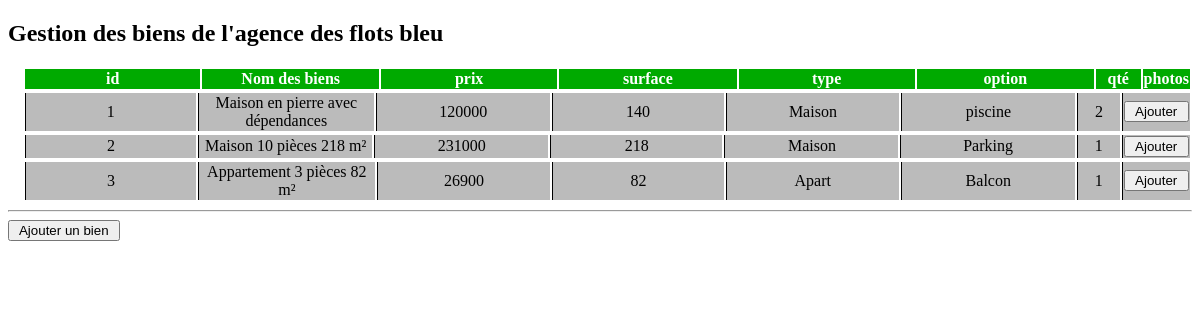
The page / on the database its author committed.
### tables this page shows
CREATE TABLE IF NOT EXISTS `bien` (
`id` int(11) NOT NULL,
  `nom` varchar(255) NOT NULL,
  `prix` int(11) NOT NULL,
  `surface` int(11) NOT NULL,
  `type` int(11) NOT NULL
);

### index.php (the view, shortened to what this page needs)
<!DOCTYPE html>
<html>
<head>
	<link rel="stylesheet" href="style.css" />
	</head>
	<h2> Gestion des biens de l'agence des flots bleu</h2>
<body>
<?php
$type = ["Maison", "Apart", "Loft"];
$bdd = new PDO('mysql:host=localhost; dbname=gest_bien; charset=utf8','root','Idefix72!');
$req = $bdd->query('SELECT bien.id, bien.nom, prix, surface, type, `option`.nom as nom2,sum(`option`.qte) as qte FROM bien LEFT JOIN posseder ON bien.id = posseder.fk_bien LEFT JOIN `option` ON posseder.fk_bien = `option`.id GROUP BY fk_bien');
echo '<table>';
	echo '<tr>
	    	<strong>
			<th> id </th>
	    	<th> Nom des biens </th>
	    	<th> prix </th>
	    	<th> surface </th>
	    	<th> type </th>
	    	<th> option </th>
	    	<th> qté </th>
	    	<th> photos </th>
	    </tr>';
echo '</table>';
while ($donnees = $req->fetch()) {
echo '<table>';
echo '<tr>
  	<td>'.htmlspecialchars($donnees['id']).'</td>
  	<td>'.($donnees['nom']).'</td>
   	<td>'.($donnees['prix']).'</td>
   	<td>'.($donnees['surface']).'</td>
   	<td>'.$type[($donnees['type'])-1].'</td>
   	<td>'.($donnees['nom2']).'</td>
   	<td>'.($donnees['qte']).'</td>
   	<td><input type="button" value=" Ajouter " onclick="top.location=\'photo.php?id='.$donnees['id'].'\'"></td>
</tr>';
}
echo '</table>';
?>
<hr/>
<input type="button" value=" Ajouter un bien " onclick="javascript:location.href='pre_post.php'">
</body>
</html>

### style.css (style rules this page uses)
table { border: #000000; padding-left: 15px; text-align: left; width: 100%; border: 0; }
th { background-color: #0a0; color: white; text-align: center; width: 16%; }
td { border-left: solid 1px #000; text-align: center; background-color: #BBB; width: 16%; }

### rows shown on the page
bien: id "1", nom "Maison en pierre avec dépendances", prix "120000", surface "140", type "Maison", nom2 "piscine", qte "2"
bien: id "2", nom "Maison 10 pièces 218 m²", prix "231000", surface "218", type "Maison", nom2 "Parking", qte "1"
bien: id "3", nom "Appartement 3 pièces 82 m²", prix "26900", surface "82", type "Apart", nom2 "Balcon", qte "1"
